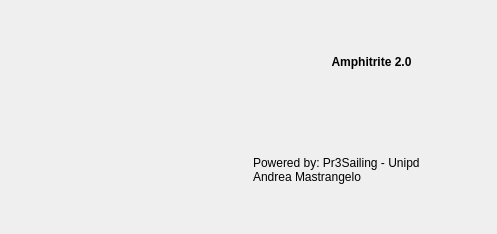
<?xml version="1.0" encoding="UTF-8"?>
<ui version="4.0">
 <class>Form</class>
 <widget class="QWidget" name="Form">
  <property name="geometry">
   <rect>
    <x>0</x>
    <y>0</y>
    <width>497</width>
    <height>234</height>
   </rect>
  </property>
  <property name="windowTitle">
   <string>Form</string>
  </property>
  <widget class="QWidget" name="horizontalLayoutWidget">
   <property name="geometry">
    <rect>
     <x>9</x>
     <y>10</y>
     <width>481</width>
     <height>211</height>
    </rect>
   </property>
   <layout class="QHBoxLayout" name="horizontalLayout">
    <item>
     <widget class="QLabel" name="label_4">
      <property name="text">
       <string/>
      </property>
      <property name="pixmap">
       <pixmap>../../../../../../Materiale/immagini/rosa_media.png</pixmap>
      </property>
     </widget>
    </item>
    <item>
     <layout class="QVBoxLayout" name="verticalLayout">
      <item>
       <widget class="QLabel" name="label">
        <property name="font">
         <font>
          <weight>75</weight>
          <bold>true</bold>
         </font>
        </property>
        <property name="text">
         <string>Amphitrite 2.0</string>
        </property>
        <property name="alignment">
         <set>Qt::AlignCenter</set>
        </property>
       </widget>
      </item>
      <item>
       <widget class="QLabel" name="label_3">
        <property name="text">
         <string>Powered by: Pr3Sailing - Unipd 
Andrea Mastrangelo</string>
        </property>
       </widget>
      </item>
     </layout>
    </item>
   </layout>
  </widget>
 </widget>
 <resources/>
 <connections/>
</ui>
